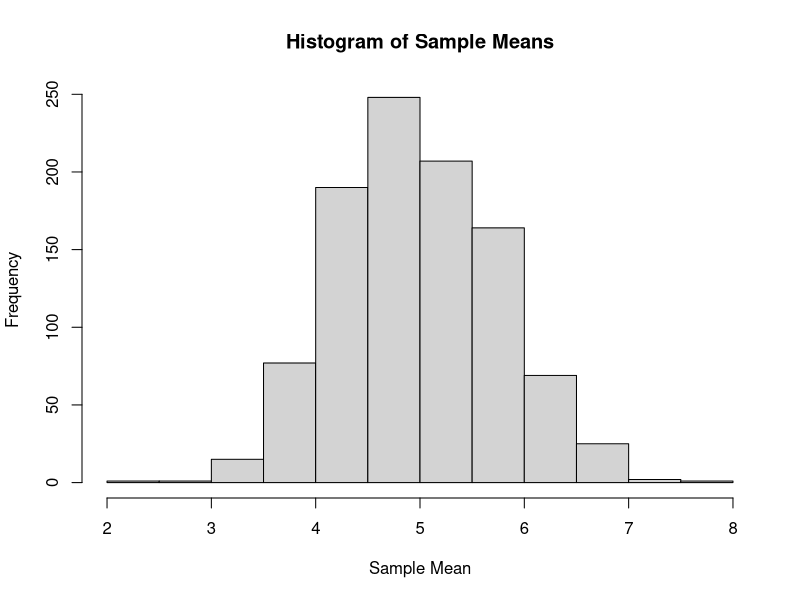
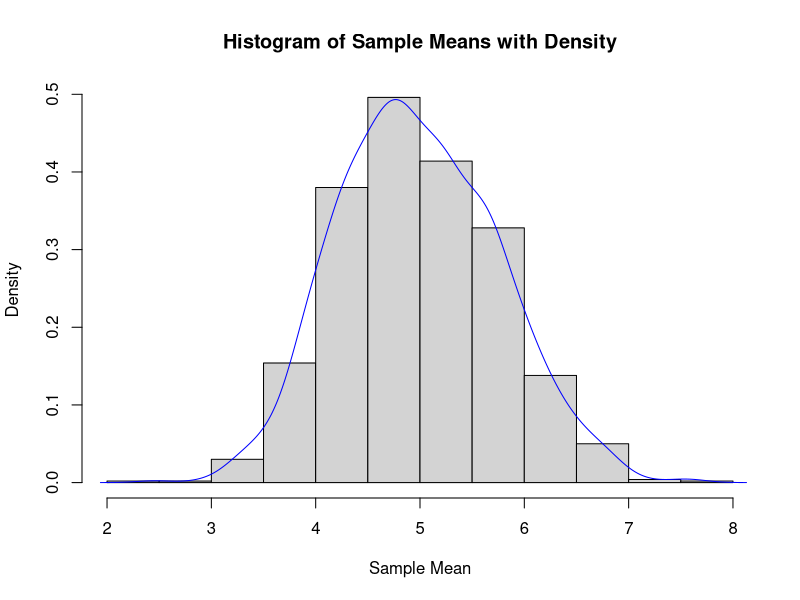
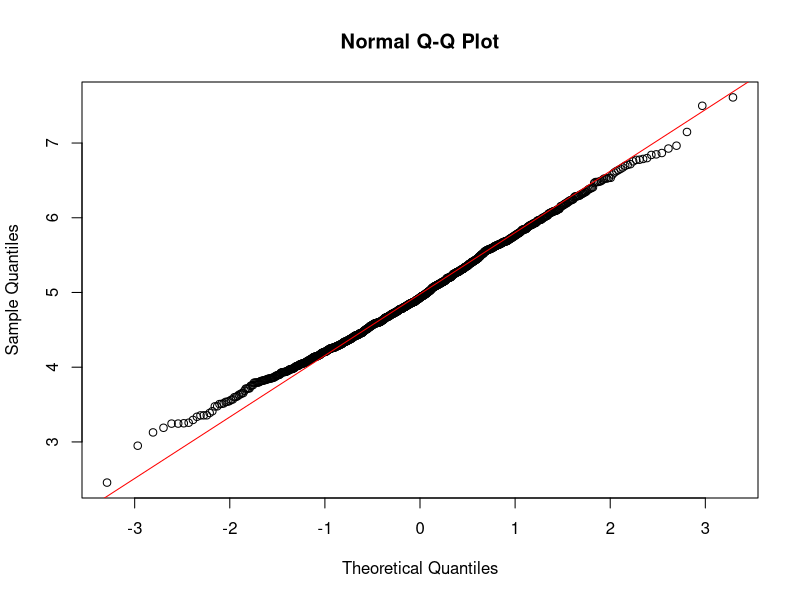

These charts were generated, in order, by the following R code:
## ---- chunk 1
lambda <- 0.2
simulations <- replicate(1000, rexp(40, lambda))
sample_means <- apply(simulations, 2, mean)
## ---- chunk 2
theoretical_mean <- 1 / lambda
theoretical_mean
## ---- chunk 3
mean_of_sample_means <- mean(sample_means)
mean_of_sample_means
## ---- chunk 4
hist(sample_means, main="Histogram of Sample Means", xlab="Sample Mean")
## ---- chunk 5
theoretical_variance <- (1 / lambda)^2 / 40
theoretical_variance
## ---- chunk 6
sample_variance <- var(sample_means)
sample_variance
## ---- chunk 7
hist(sample_means, main="Histogram of Sample Means with Density", xlab="Sample Mean", freq=FALSE)
lines(density(sample_means), col="blue")
## ---- chunk 8
qqnorm(sample_means)
qqline(sample_means, col="red")
